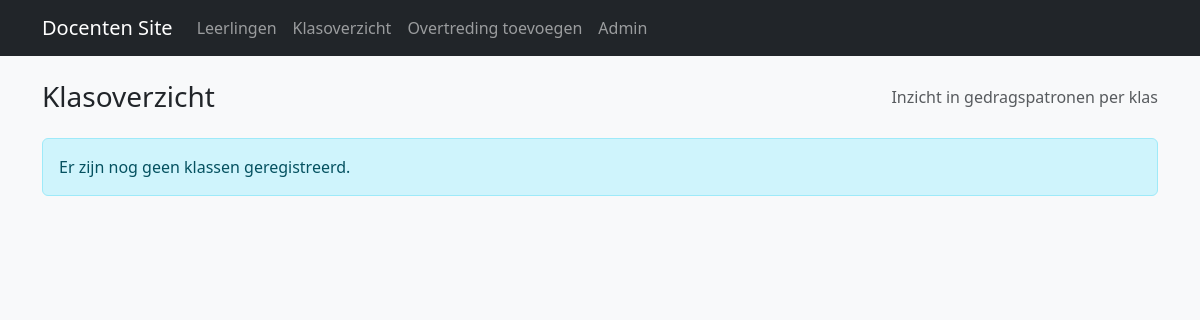
The page /klassen/ on the database as committed earlier.
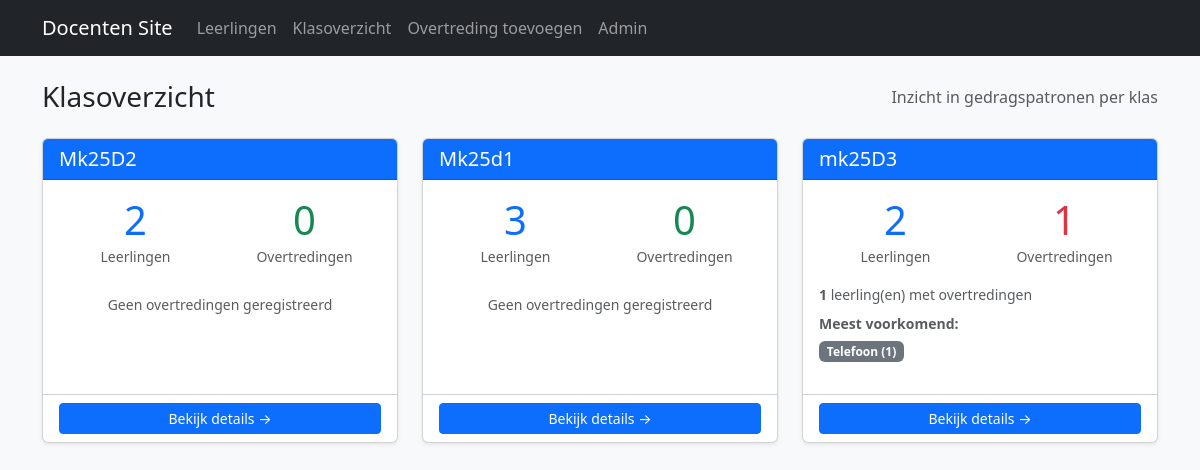
The same page on the database as committed later.
### core/models.py (models this page shows, shortened)
class SchoolClass(models.Model):
    name = models.CharField(max_length=50, unique=True)  # bijv. "MBO4A"

class ViolationType(models.Model):
    name = models.CharField(max_length=120, unique=True)   # "Te laat", "Telefoon"
    severity = models.PositiveSmallIntegerField(default=1) # 1-5
    allow_free_text_amount = models.BooleanField(
        default=False,
        help_text="Bijv. te laat komen: docent kan minuten invullen."
    )

### core/views.py (the view)
# urls.py: path("klassen/", views.class_overview, name="class_overview"),
def class_overview(request):
    classes = SchoolClass.objects.annotate(
        total_students=Count('students'),
        total_violations=Count('students__violations'),
        students_with_violations=Count('students', filter=Q(students__violations__isnull=False), distinct=True)
    ).order_by('name')
    classes_with_stats = []
    for school_class in classes:
        violations = Violation.objects.filter(student__school_class=school_class)
        violations_by_type = violations.values('violation_type__name').annotate(
            count=Count('id')
        ).order_by('-count')
        top_violations = violations_by_type[:5]
        top_students = Student.objects.filter(
            school_class=school_class
        ).annotate(
            violation_count=Count('violations')
        ).filter(
            violation_count__gt=0
        ).order_by('-violation_count')[:5]
        classes_with_stats.append({
            'class': school_class,
            'total_students': school_class.total_students,
            'total_violations': school_class.total_violations,
            'students_with_violations': school_class.students_with_violations,
            'violations_by_type': top_violations,
            'top_students': top_students,
        })
    return render(request, "core/class_overview.html", {
        "classes_with_stats": classes_with_stats,
    })

### core/templates/core/class_overview.html (shortened to what this page needs)
{% extends "core/base.html" %}
{% block content %}
<div class="d-flex justify-content-between align-items-center mb-4">
  <h1 class="h3 mb-0">Klasoverzicht</h1>
  <p class="text-muted mb-0">Inzicht in gedragspatronen per klas</p>
</div>
{% if classes_with_stats %}
  <div class="row g-4">
    {% for stats in classes_with_stats %}
      <div class="col-12 col-md-6 col-lg-4">
        <div class="card shadow-sm h-100">
          <div class="card-header bg-primary text-white">
            <h5 class="card-title mb-0">{{ stats.class.name }}</h5>
          </div>
          <div class="card-body">
            <div class="row g-3 mb-3">
              <div class="col-6">
                <div class="text-center">
                  <div class="display-6 text-primary">{{ stats.total_students }}</div>
                  <small class="text-muted">Leerlingen</small>
                </div>
              </div>
              <div class="col-6">
                <div class="text-center">
                  <div class="display-6 {% if stats.total_violations > 0 %}text-danger{% else %}text-success{% endif %}">
                    {{ stats.total_violations }}
                  </div>
                  <small class="text-muted">Overtredingen</small>
                </div>
              </div>
            </div>
            {% if stats.total_violations > 0 %}
              <div class="mb-3">
                <small class="text-muted d-block mb-2">
                  <strong>{{ stats.students_with_violations }}</strong> leerling(en) met overtredingen
                </small>
                {% if stats.violations_by_type %}
                  <div class="mb-2">
                    <small class="text-muted d-block mb-1"><strong>Meest voorkomend:</strong></small>
                    {% for vtype in stats.violations_by_type|slice:":3" %}
                      <span class="badge bg-secondary me-1">
                        {{ vtype.violation_type__name }} ({{ vtype.count }})
                      </span>
                    {% endfor %}
                  </div>
                {% endif %}
              </div>
            {% else %}
              <div class="text-center text-muted py-2">
                <small>Geen overtredingen geregistreerd</small>
              </div>
            {% endif %}
          </div>
          <div class="card-footer bg-transparent">
            <a href="{% url 'class_detail' stats.class.id %}" class="btn btn-primary btn-sm w-100">
              Bekijk details →
            </a>
          </div>
        </div>
      </div>
    {% endfor %}
  </div>
{% else %}
  <div class="alert alert-info">
    <p class="mb-0">Er zijn nog geen klassen geregistreerd.</p>
  </div>
{% endif %}
{% endblock %}

Rows that differ between the two databases and show on the page:
added SchoolClass: class.name "Mk25D2", total_students "2", total_violations "0", shows "Geen overtredingen geregistreerd"
added SchoolClass: class.name "Mk25d1", total_students "3", total_violations "0", shows "Geen overtredingen geregistreerd"
added SchoolClass: class.name "mk25D3", total_students "2", total_violations "1", students_with_violations "1"
added ViolationType: violation_type__name "Telefoon", count "1"
Other text that changed with them:
text no longer shown: "Er zijn nog geen klassen geregistreerd."
